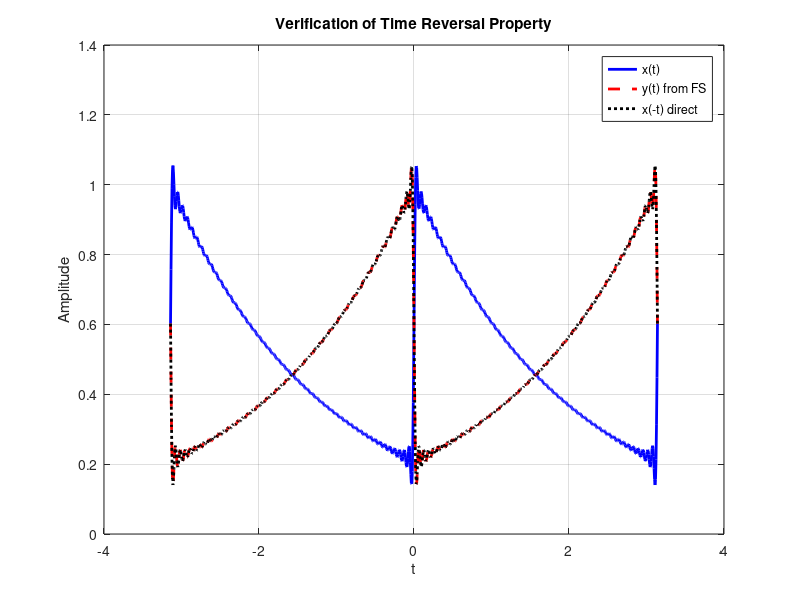

The MATLAB source for this figure:
clc;
clear;
close all;

% Time vector
t = linspace(-pi, pi, 1000);

% Number of Fourier terms
N = 50;

% Initialize signals
x = zeros(size(t));
y = zeros(size(t));

% Compute x(t)
for n = 1:N
    x = x + (2/(1 + 16*n^2)) * (cos(2*n*t) + 4*n*sin(2*n*t));
end
x = 0.504 * (1 + x);

% Compute y(t) = x(-t) using Fourier series (sign flip in sine)
for n = 1:N
    y = y + (2/(1 + 16*n^2)) * (cos(2*n*t) - 4*n*sin(2*n*t));
end
y = 0.504 * (1 + y);

% Direct time-reversal for comparison
x_rev = interp1(t, x, -t, 'linear', 'extrap');

% Plot
plot(t, x, 'b', 'LineWidth', 2); hold on;
plot(t, y, 'r--', 'LineWidth', 2);
plot(t, x_rev, 'k:', 'LineWidth', 2);

legend('x(t)', 'y(t) from FS', 'x(-t) direct');
xlabel('t');
ylabel('Amplitude');
title('Verification of Time Reversal Property');
grid on;
